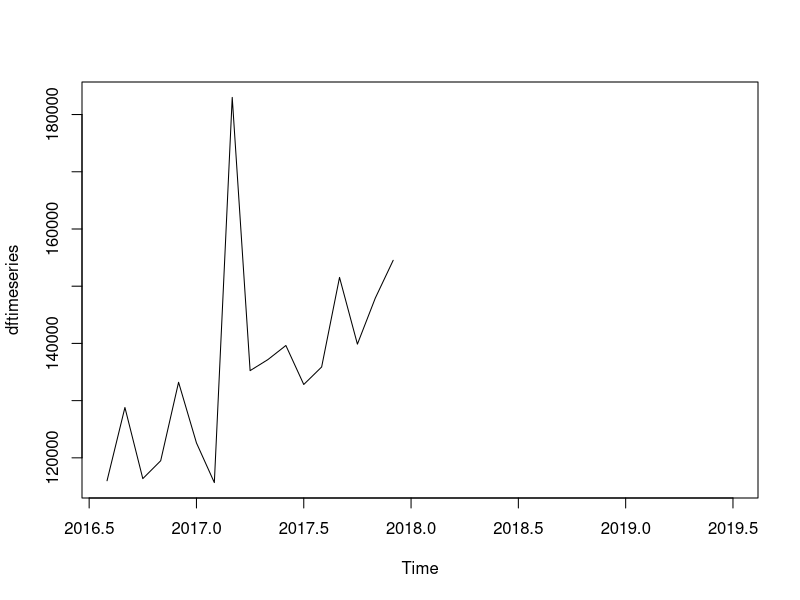

Generate this figure with R: (Note: this script raises an error after producing the figure.)
df = read.delim("datall.txt", header = F, sep = "\t", dec = ".")  # reading data as text file
dftimeseries = ts(df[[1]],frequency = 12,start=c(2016,8))          # converting data into text file
plot.ts(dftimeseries)                                             # plotting time series
dftcomp = decompose(dft)                                         # decomposing time seriess into random,seasonal,trend etc.
seasonal=dftd$seasonal                                            #seasonal componeent of time series
seasonal
plot(dftcomp)
